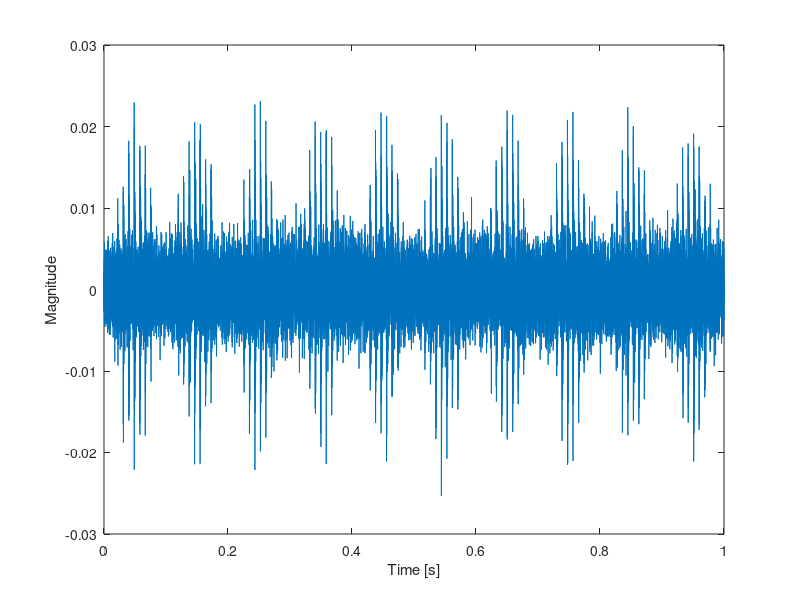

Write the MATLAB code that produced this figure. (Note: this script raises an error after producing the figure.)
% ------------------------------------------------------------------------
%                         Demo : Cepstrum
%--------------------------------------------------------------------------
% -------------------------------------------------------------------------
%  Run simulation first to generate suitable data x,
% then implement this demo to perform corresponding algorithm
%  Or load the existed .mat file
% -------------------------------------------------------------------------
clear;
close all;
clc;
pos = [200   200   1000  500];
% ---------------------------------Load data x-----------------------------
load Cepstrum.mat;
%-----------------------Initialization of parameters----------------------%
fs = 24000;
N = length(x);
t = 0:1/fs:(N-1)/fs;
%---------------------------------Main-------------------------------------%
y = real(ifft(log(abs(fft(x)))));
%--------------------------------Result------------------------------------%
% Original waveform
figure
plot(t,x)
xlabel('Time [s]')
ylabel('Magnitude')
setfontsize(14);
set(gcf,'pos',pos);

% Cepstrum
figure
plot(t,y)
xlabel('Time [s]')
ylabel('Magnitude')
setfontsize(14);
set(gcf,'pos',pos);
xlim([0 0.06])
ylim([-0.05 0.1])